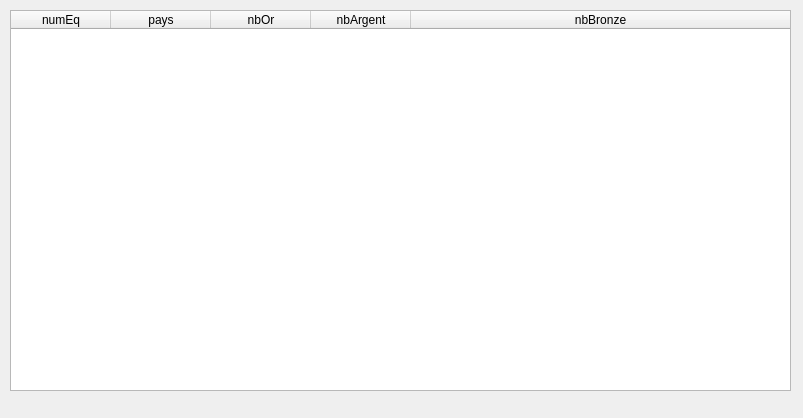
<?xml version="1.0" encoding="UTF-8"?>
<ui version="4.0">
 <class>Dialog</class>
 <widget class="QDialog" name="Dialog">
  <property name="geometry">
   <rect>
    <x>0</x>
    <y>0</y>
    <width>803</width>
    <height>418</height>
   </rect>
  </property>
  <property name="windowTitle">
   <string>2.2 - Classement des pays selon leur nombre de médailles</string>
  </property>
  <widget class="QTableWidget" name="table_fct_comp_6">
   <property name="geometry">
    <rect>
     <x>10</x>
     <y>10</y>
     <width>781</width>
     <height>381</height>
    </rect>
   </property>
   <attribute name="horizontalHeaderMinimumSectionSize">
    <number>50</number>
   </attribute>
   <attribute name="horizontalHeaderStretchLastSection">
    <bool>true</bool>
   </attribute>
   <attribute name="verticalHeaderVisible">
    <bool>false</bool>
   </attribute>
   <column>
    <property name="text">
     <string>numEq</string>
    </property>
   </column>
   <column>
    <property name="text">
     <string>pays</string>
    </property>
   </column>
   <column>
    <property name="text">
     <string>nbOr</string>
    </property>
   </column>
   <column>
    <property name="text">
     <string>nbArgent</string>
    </property>
   </column>
   <column>
    <property name="text">
     <string>nbBronze</string>
    </property>
   </column>
  </widget>
  <widget class="QLabel" name="label_fct_comp_6">
   <property name="geometry">
    <rect>
     <x>12</x>
     <y>393</y>
     <width>778</width>
     <height>16</height>
    </rect>
   </property>
   <property name="text">
    <string/>
   </property>
   <property name="alignment">
    <set>Qt::AlignCenter</set>
   </property>
  </widget>
 </widget>
 <resources/>
 <connections/>
</ui>
